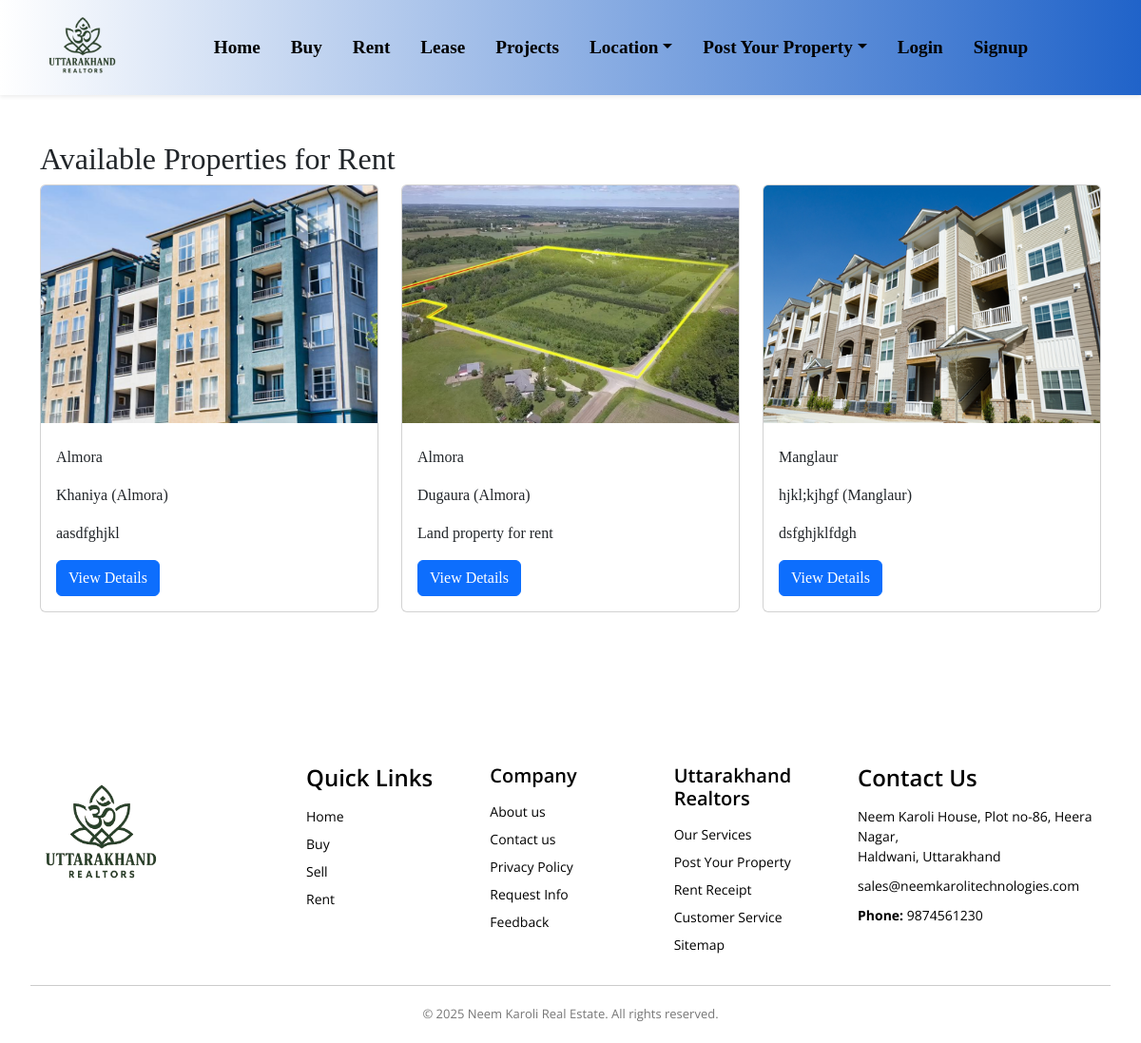
The app's page /rent/, older data.
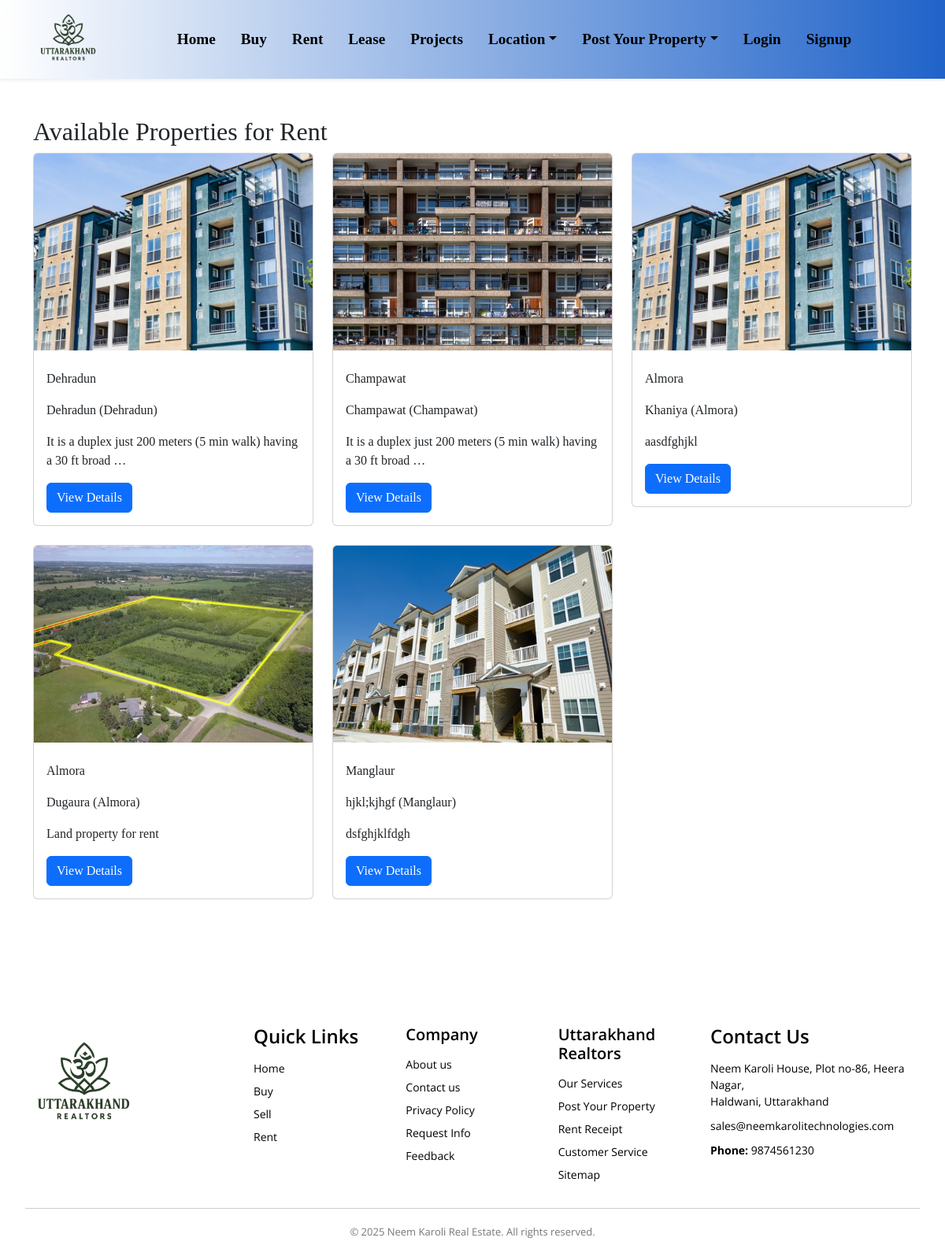
The same page, newer data.
### my_app/models.py (models this page shows, shortened)
class Property(models.Model):
    purpose = models.ForeignKey(Purpose, on_delete=models.SET_NULL, null=True)
    property_type = models.ForeignKey(PropertyType, on_delete=models.SET_NULL, null=True)
    city = models.ForeignKey(City, on_delete=models.SET_NULL, null=True)
    location = models.ForeignKey(Location, on_delete=models.SET_NULL, null=True)
    price = models.PositiveIntegerField()
    area = models.PositiveIntegerField(null=True, blank=True)  # in sq.ft
    description = models.TextField(max_length=1000)
    facing = models.CharField(max_length=50, null=True, blank=True)
    ownership = models.CharField(max_length=100, null=True, blank=True)
    transaction_type = models.CharField(max_length=100, null=True, blank=True)
    agent_phone = models.CharField(max_length=15, null=True, blank=True)
    brochure = models.FileField(upload_to='property/brochures/', null=True, blank=True)
    posted_on = models.DateTimeField(auto_now_add=True)
    posted_by = models.ForeignKey(User, on_delete=models.SET_NULL, null=True, blank=True)
    is_approved = models.BooleanField(default=False)

class PropertyImage(models.Model):
    property = models.ForeignKey(Property, related_name='images', on_delete=models.CASCADE)
    image = models.ImageField(upload_to='property_images/')

class City(models.Model):
    name = models.CharField(max_length=50)
    def __str__(self):
        return self.name

class Location(models.Model):
    name = models.CharField(max_length=100)
    city = models.ForeignKey(City, on_delete=models.CASCADE, related_name='locations')
    def __str__(self):
        return f"{self.name} ({self.city.name})"

### my_app/views.py (the view)
# urls.py: path('rent/', views.rent_properties, name="rent_properties"),
def rent_properties(request):
    try:
        rent_purpose = Purpose.objects.get(name__iexact="Rent")
        properties = Property.objects.filter(purpose=rent_purpose, is_approved=True).order_by('-id')
    except Purpose.DoesNotExist:
        properties = Property.objects.none()
    return render(request, 'rent.html', {'properties': properties})

### my_app/templates/rent.html (shortened to what this page needs)
{% extends 'common.html' %}
{% block content %}
<div class="container mt-5">
  <h2>Available Properties for Rent</h2>
  <div class="row">
    {% for property in properties %}
      <div class="col-md-4 mb-4">
        <div class="card">
          {% if property.images.all|length > 0 %}
            <img src="{{ property.images.first.image.url }}" class="card-img-top" style="height: 250px; object-fit: cover;" alt="Property Image">
          {% else %}
            <img src="https://via.placeholder.com/400x250?text=No+Image" class="card-img-top" alt="No image available">
          {% endif %}
          <div class="card-body">
            <p>{{property.city}}</p>
            <p>{{property.location}}</p>
            <p>{{ property.description|truncatewords:15 }}</p>
            <a href="{% url 'property_detail' property.pk %}" class="btn btn-primary">View Details</a>
          </div>
        </div>
      </div>
    {% empty %}
      <p>No rental properties available.</p>
    {% endfor %}
  </div>
</div>
{% endblock %}

Row changes from the older to the newer data that the page shows:
added Property: images.first.image (picture), city "Dehradun", location "Dehradun (Dehradun)", description "It is a duplex just 200 meters (5 min walk) having a 30 ft broad …"
added Property: images.first.image (picture), city "Champawat", location "Champawat (Champawat)", description "It is a duplex just 200 meters (5 min walk) having a 30 ft broad …"
